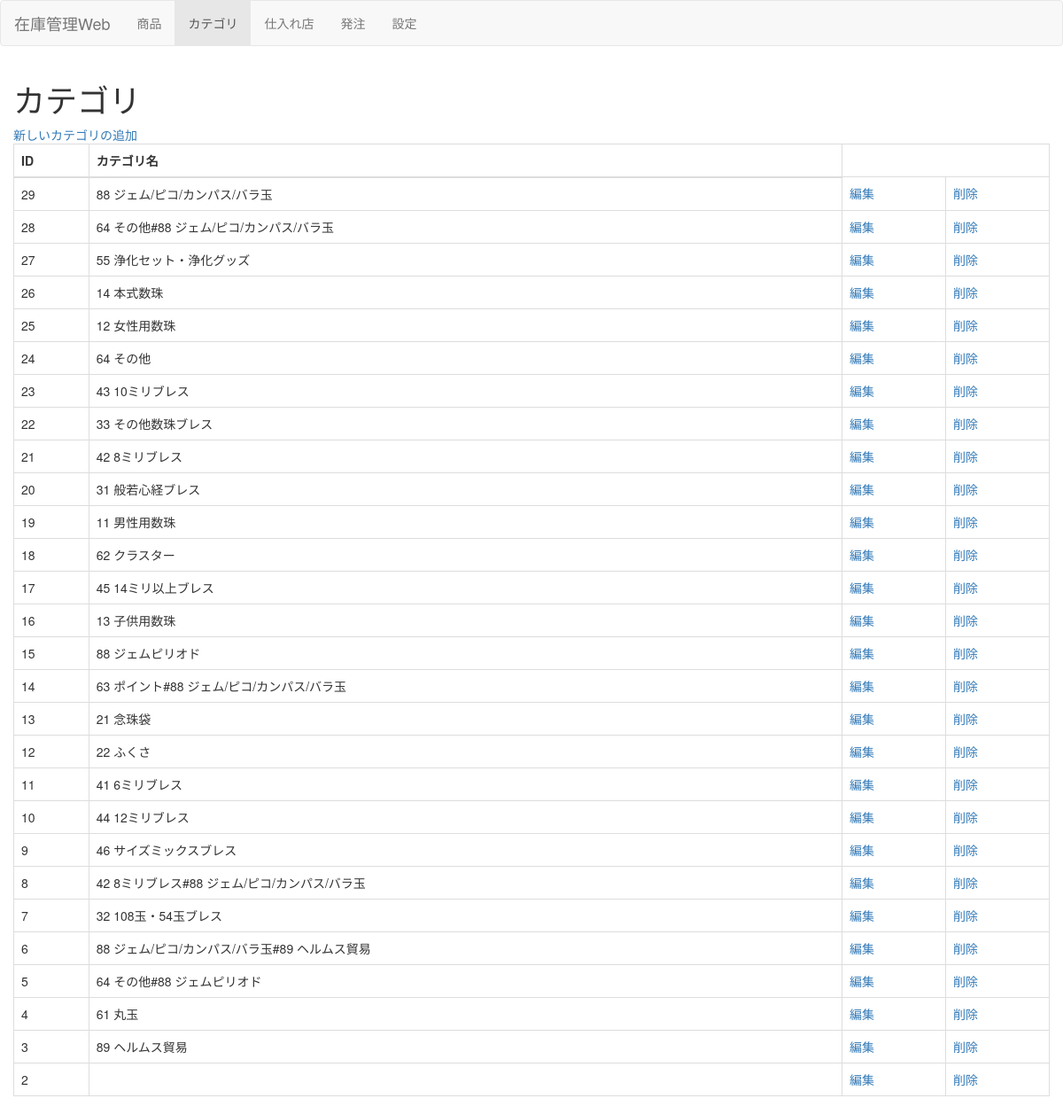
The page /category on the database its author committed.
### models.py (models this page shows, shortened)
class Category(Base):
    __tablename__ = 'category'
    id = Column(Integer, primary_key=True)
    name = Column(String(128), unique=True)

### main.py (the view)
@app.route('/category')
def category():
    all_category = Category.query.order_by(Category.id.desc()).all()
    return render_template("category.html",categories=all_category)

### templates/category.html (shortened to what this page needs)
{% extends "base.html" %}
{% set active_page = "category" %}
{% block content %}
<h1>カテゴリ</h1>
<a href="javascript:window.open('/category/add', 'category_add', 'width=400,height=300');">新しいカテゴリの追加</a><br>
<table class="table table-bordered">
<thead>
  <tr>
      <th>ID</th>
      <th>カテゴリ名</th>
  </tr>
</thead>
<tbody>
  {% for category in categories %}
  <tr>
      <td>{{ category.id }}</td>
      <td>{{ category.name }}</td>
      <td>
        <a href="javascript:window.open('/category/edit?id={{category.id}}', 'edit', 'width=400,height=300');">編集</a>
      </td>
      <td><a href="javascript:result = window.confirm('カテゴリ:{{category.name}}を削除します');if(result)location.href='/category/remove?id={{category.id}}';">削除</a></td>
  </tr>
  {% else %}
      <tr><td></td><td>カテゴリが登録されていません</td></tr>
  {% endfor %}
</tbody>
</table>
{% endblock %}

### rows shown on the page
Category: id "29", name "88 ジェム/ピコ/カンパス/バラ玉"
Category: id "28", name "64 その他#88 ジェム/ピコ/カンパス/バラ玉"
Category: id "27", name "55 浄化セット・浄化グッズ"
Category: id "26", name "14 本式数珠"
Category: id "25", name "12 女性用数珠"
Category: id "24", name "64 その他"
Category: id "23", name "43 10ミリブレス"
Category: id "22", name "33 その他数珠ブレス"
Category: id "21", name "42 8ミリブレス"
Category: id "20", name "31 般若心経ブレス"
Category: id "19", name "11 男性用数珠"
Category: id "18", name "62 クラスター"
Category: id "17", name "45 14ミリ以上ブレス"
Category: id "16", name "13 子供用数珠"
Category: id "15", name "88 ジェムピリオド"
Category: id "14", name "63 ポイント#88 ジェム/ピコ/カンパス/バラ玉"
Category: id "13", name "21 念珠袋"
Category: id "12", name "22 ふくさ"
Category: id "11", name "41 6ミリブレス"
Category: id "10", name "44 12ミリブレス"
Category: id "9", name "46 サイズミックスブレス"
Category: id "8", name "42 8ミリブレス#88 ジェム/ピコ/カンパス/バラ玉"
Category: id "7", name "32 108玉・54玉ブレス"
Category: id "6", name "88 ジェム/ピコ/カンパス/バラ玉#89 ヘルムス貿易"
Category: id "5", name "64 その他#88 ジェムピリオド"
Category: id "4", name "61 丸玉"
Category: id "3", name "89 ヘルムス貿易"
Category: id "2"

### other values the page prints
{{ caption|e }} "商品" "カテゴリ" "仕入れ店" "発注" "設定"
